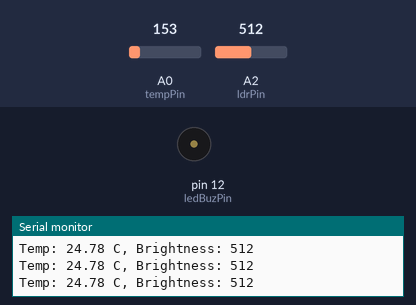
A sketch run on a simulated Arduino Uno, built with avr-gcc and run on an emulated ATmega328P. On the bench: buzzer (waves = sounding, pin HIGH), the last lines printed to the serial monitor. Inputs (shaded band) come from the test bench; at power-on: A0 (tempPin) = 153, A2 (ldrPin) = 512.

Above: at 1.2 s.
1.3 s: A0 (tempPin) set to 198
4.3 s: A0 (tempPin) set to 215
At 4.61 s:
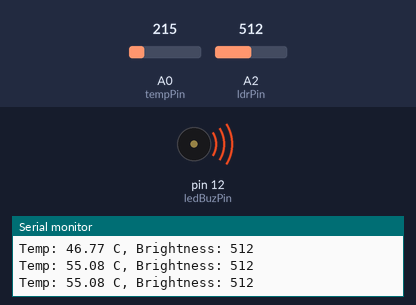
7.3 s: A2 (ldrPin) set to 233
10.3 s: A2 (ldrPin) set to 204
At 10.3 s:
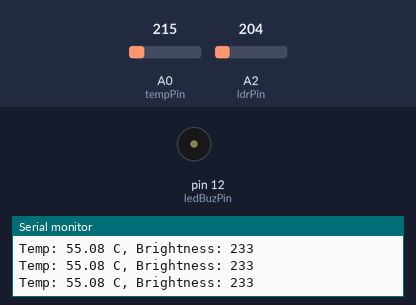
13.3 s: A2 (ldrPin) set to 230
At 13.6 s:
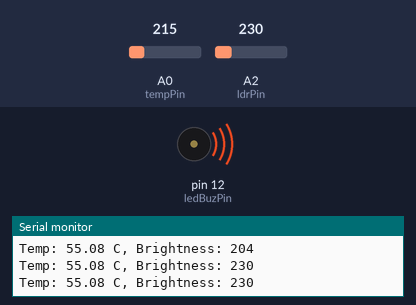
16.3 s: A2 (ldrPin) set to 210
Timing chart, 0 to 18.8 s (numbered marks = the images above; inputs shaded):
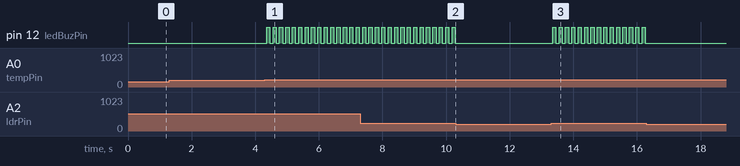

The sketch:

lab3.ino
```cpp
int tempPin = A0;   // LM35
int ldrPin  = A2;   // Photoresistor
int ledBuzPin = 12; // LED + Buzzer on same pin

void setup() {
  pinMode(ledBuzPin, OUTPUT);
  Serial.begin(9600);
}

void loop() {
  // Read LM35 temperature
  int tempADC = analogRead(tempPin);
  float voltage = tempADC * (5.0 / 1023.0);   // Convert ADC to voltage
  float tempC = (voltage - 0.5) * 100.0;      // Convert to Celsius


  // Read photoresistor
  int brightness = analogRead(ldrPin);

  Serial.print("Temp: ");
  Serial.print(tempC);
  Serial.print(" C, Brightness: ");
  Serial.println(brightness);

  // Fire detection
  if (tempC >= 50 && brightness >= 220) {
    // Fire detected -> fast blink
    digitalWrite(ledBuzPin, HIGH);
    delay(100);
    digitalWrite(ledBuzPin, LOW);
    delay(100);
  } else {
    // Safe -> off
    digitalWrite(ledBuzPin, LOW);
  }
}
```

Measured:
- the behaviour switches between 204 and 205 on A0 (tempPin) (found by bisection; images 0 and 1)
- the behaviour switches between 220 and 219 on A2 (ldrPin) (found by bisection; images 1 and 2)
- after the input at 4.3 s, pin 12 (ledBuzPin): alternates HIGH for 0.10 s and LOW for 0.10 s, starting after 0.06 s
- after the input at 10.3 s, pin 12 (ledBuzPin): stops changing and stays LOW
- after the input at 13.3 s, pin 12 (ledBuzPin): alternates HIGH for 0.10 s and LOW for 0.10 s, starting after 0.05 s
- after the input at 16.3 s, pin 12 (ledBuzPin): stops changing and stays LOW
